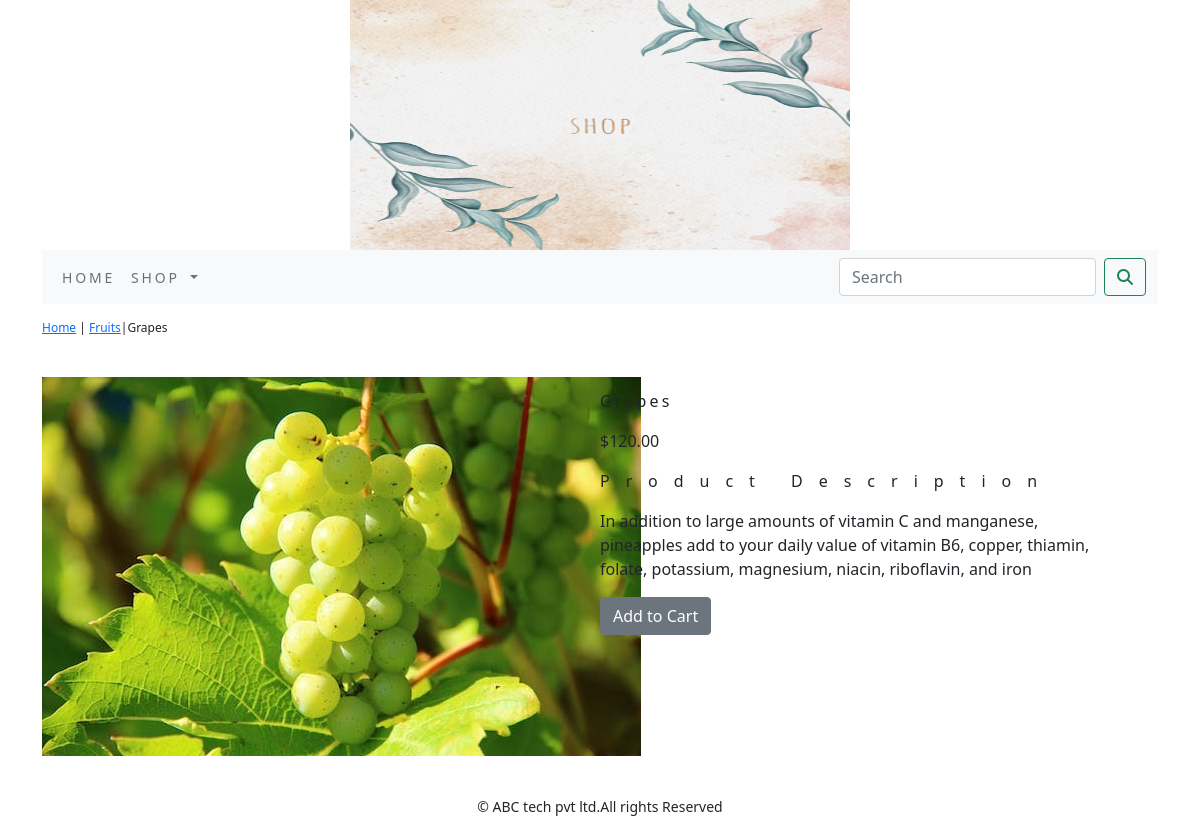
Screenshot of /shop/fruits/grapes/ with the database file from the repository.
### shop/models.py (models this page shows, shortened)
class Product(models.Model):
    name=models.CharField(max_length=250,unique=True)
    slug=models.SlugField(max_length=250,unique=True)
    description=models.TextField(blank=True)
    price=models.DecimalField(max_digits=10,decimal_places=2)
    category=models.ForeignKey(Category,on_delete=models.CASCADE)
    image=models.ImageField(upload_to='product',blank=True)
    stock=models.IntegerField()
    available=models.BooleanField(default=True)
    created=models.DateTimeField(auto_now_add=True)
    updated=models.DateTimeField(auto_now=True)
    class Meta:
        ordering=('name',)
        verbose_name='product'
        verbose_name_plural='products'

class Category(models.Model):
    name=models.CharField(max_length=250,unique=True)
    slug=models.SlugField(max_length=250,unique=True)
    description=models.TextField(blank=True)
    image=models.ImageField(upload_to='category',blank=True)
    class Meta:
        ordering=('name',)
        verbose_name='category'
        verbose_name_plural='categories'
    def get_url(self):
        return reverse('shop:products_by_category',args=[self.slug])
    def __str__(self):
        return '{}'.format(self.name)

### shop/views.py (the view)
# urls.py: path('<slug:c_slug>/<slug:product_slug>/',views.prodCatdetail,name='prodCatdetail')
def prodCatdetail(request,c_slug,product_slug):
    try:
        product=Product.objects.get(category__slug=c_slug,slug=product_slug)
    except Exception as e:
        raise e
    return render(request,'product.html',{'product':product})

### cart/context_processors.py (called while the page is built)
def counter(request):
    item_count=0
    if 'admin' in request.path:
        return {}
    else:
        try:
            cart=Cart.objects.filter(cart_id=_cart_id(request))
            cart_items=CartItem.objects.all().filter(cart=cart[:1])
            for cart_item in cart_items:
                item_count += cart_item.quantity
        except Cart.DoesNotExist:
            item_count =0
    return dict(item_count=item_count)

### cart/views.py (called while the page is built)
def _cart_id(request):
    cart=request.session.session_key
    if not cart:
        cart=request.session.create()
    return cart

### shop/context_processors.py (called while the page is built)
def menu_links(request):
    links=Category.objects.all()
    return dict(links=links)

### templates/product.html (shortened to what this page needs)
{% extends 'base.html' %}
{% load static %}
{% block content %}
<div class="row my_prod_row_class">
  <div class="mx_auto">
    <p> <a href="{% url 'shop:allProdCart' %}">Home</a> | <a href ="{{product.category.get_url}}">{{product.category}}</a>|{{product.name}}</p>
  </div>
<div class="container">
</div>
<br>
<div class="row">
  <div class="col-12 col-sm-12 col-md-12 col-lg-6 text-center">
    <div style="min-width:18rem">
      <img src="{{product.image.url}}" alt="{{product.name}}">
    </div>
  </div>
    <div class="col-12 col-sm-12 col-md-12 col-lg-6">
      <div>
      <h1 class="my_prod_title">{{product.name}}</h1>
      <p>${{product.price}}</p>
      <p class="my_title"> Product Description</p>
      <p class="text-justify my_prod_text">{{product.description}}</p>
      {% if  product.stock <= 0 %}
      <p class="text-justify my_prod_text"><b>Out of stock</b></p>
      {% else %}
      <a class="btn btn-secondary" href="{% url 'cart:add_cart' product.id %}">Add to Cart</a>
      {% endif %}
    </div>
  </div>
</div>
</div>
{% endblock %}

### static/css/custom.css (style rules this page uses)
body { font-family: 'Roboto', sans-serif; }
.my_title { font-size:16px; text_transform:uppercase; letter-spacing:1em; }
.my_prod_row_class { padding-top:15px; padding-bottom:20px; }
.my_prod_row_class .mx_auto { colour:#000; font-size:12px; text-decoration:none; }
.my_prod_title { font-size:16px; text_transform:uppercase; letter-spacing:.2em; padding-top:15px; padding-bottom:10px; }
.my_prod_text { padding-right:20px }

### rows the page displays
Product: category "Fruits", name "Grapes", image (picture), price "120.00", description "In addition to large amounts of vitamin C and manganese, pineapples add to your daily value of vitamin B6, copper, thiamin, folate, potassium, magnesium, niacin, riboflavin, and iron"
